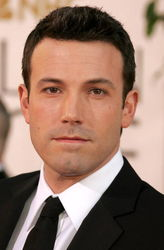
#> input picture train/ben_afflec/2.jpg, 164 x 250 px; its folder holds 4 pictures in this run
$ python face_train.py
#> lines starting #> are read from the running program, lines starting #| are printed output that depends on the picture
import os
import cv2 as cv
import numpy as np

people = ['train/ben_afflec', 'train/elton john','train/madonna']
DIR = 'train'


haar_cascade = cv.CascadeClassifier('haar_face.xml')

features = []
labels = []

def create_train():
    for person in people:
        #path = os.path.join(DIR, person)
        label = people.index(person)
        #print(os.listdir(person))
        for img in os.listdir(person):
            img_path = os.path.join(person,img)

            img_array = cv.imread(img_path)
#> img_array is the input picture: shape (250, 164, 3); mean B, G, R 107.5, 122, 151.7
            if img_array is None:
                continue

            gray = cv.cvtColor(img_array, cv.COLOR_BGR2GRAY)
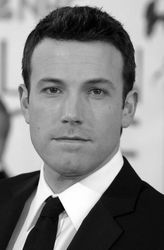
#> gray: shape (250, 164); min 0, max 255, mean 129.3

            faces_rect = haar_cascade.detectMultiScale(gray, scaleFactor=1.1, minNeighbors=4)
#> faces_rect = [[16, 44, 117, 117]]

            for (x,y,w,h) in faces_rect:
                faces_roi = gray[y:y+h, x:x+w]
                features.append(faces_roi)
                labels.append(label)
#> this loop made 1 pass
#> pass 1, in create_train, `faces_roi = gray[y:y+h, x:x+w]`:
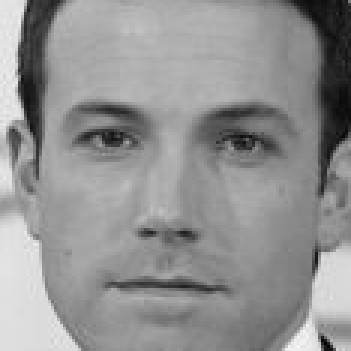
#> faces_roi: shape (117, 117) (shown 3 times larger); min 2, max 247, mean 145.9
#> after the loop, features = 1 item; labels = [0]

#> (the run stopped early here; a loop or call above may not have finished)
